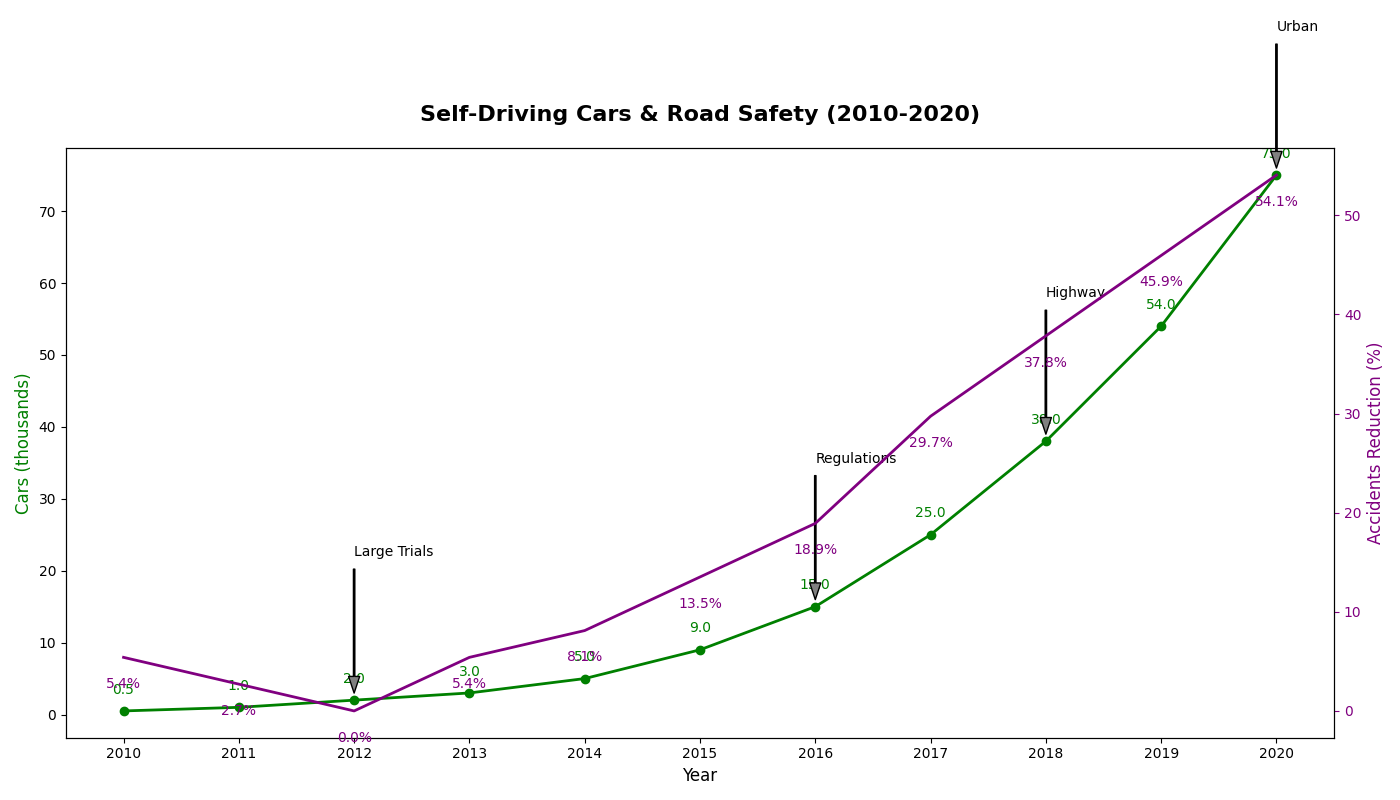

Write the Python code that produced this figure.
import numpy as np
import matplotlib.pyplot as plt

years = np.arange(2010, 2021)
self_driving_cars = np.array([0.5, 1, 2, 3, 5, 9, 15, 25, 38, 54, 75])
road_accidents = np.array([35, 36, 37, 35, 34, 32, 30, 26, 23, 20, 17])

base_accidents = 37
accidents_reduction_percentage = ((base_accidents - road_accidents) / base_accidents) * 100

fig, ax1 = plt.subplots(figsize=(14, 8))

ax1.plot(years, self_driving_cars, marker='o', color='green', linewidth=2)
for (x, y) in zip(years, self_driving_cars):
    ax1.text(x, y + 2, f'{y}', ha='center', va='bottom', fontsize=10, color='green')

milestones = {2012: "Large Trials", 2016: "Regulations", 
              2018: "Highway", 2020: "Urban"}
for year, text in milestones.items():
    ax1.annotate(text, 
                 xy=(year, self_driving_cars[years.tolist().index(year)]),
                 xytext=(year, self_driving_cars[years.tolist().index(year)] + 20),
                 arrowprops=dict(facecolor='grey', shrink=0.05, width=1, headwidth=8),
                 fontsize=10, color='black')

ax1.set_title('Self-Driving Cars & Road Safety (2010-2020)', fontsize=16, fontweight='bold', pad=20)
ax1.set_xlabel('Year', fontsize=12)
ax1.set_ylabel('Cars (thousands)', fontsize=12, color='green')
ax1.set_xticks(years)

ax2 = ax1.twinx()

ax2.plot(years, accidents_reduction_percentage, 'purple', linewidth=2)
for (x, y) in zip(years, accidents_reduction_percentage):
    ax2.text(x, y - 2, f'{y:.1f}%', ha='center', va='top', fontsize=10, color='purple')

ax2.set_ylabel('Accidents Reduction (%)', fontsize=12, color='purple')
ax2.tick_params(axis='y', colors='purple')

plt.tight_layout()
plt.show()
